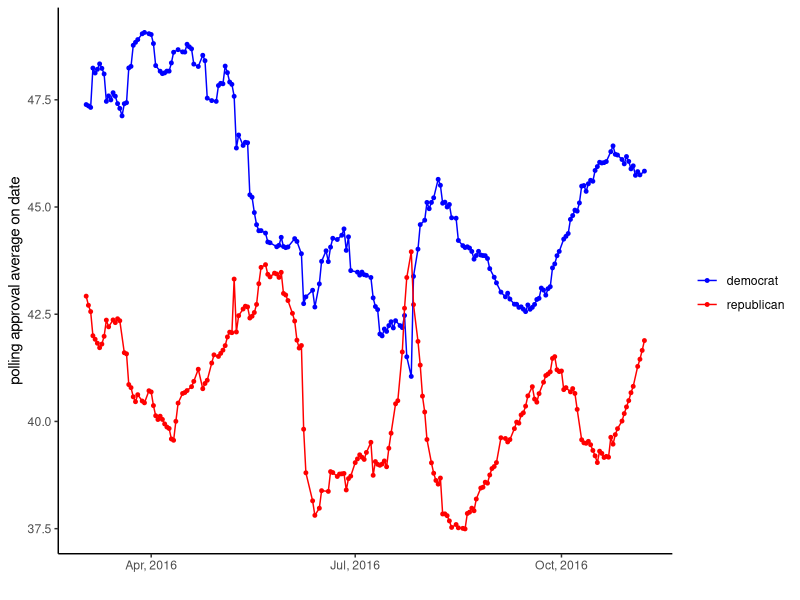
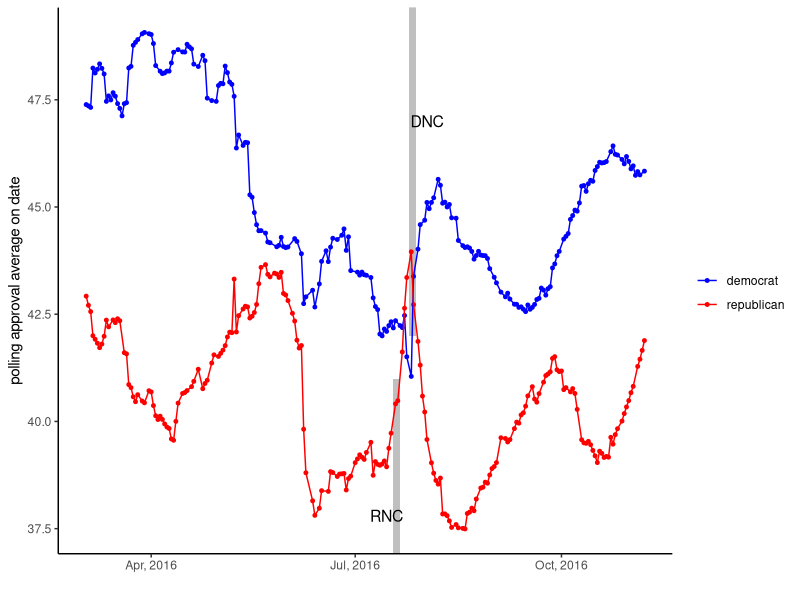
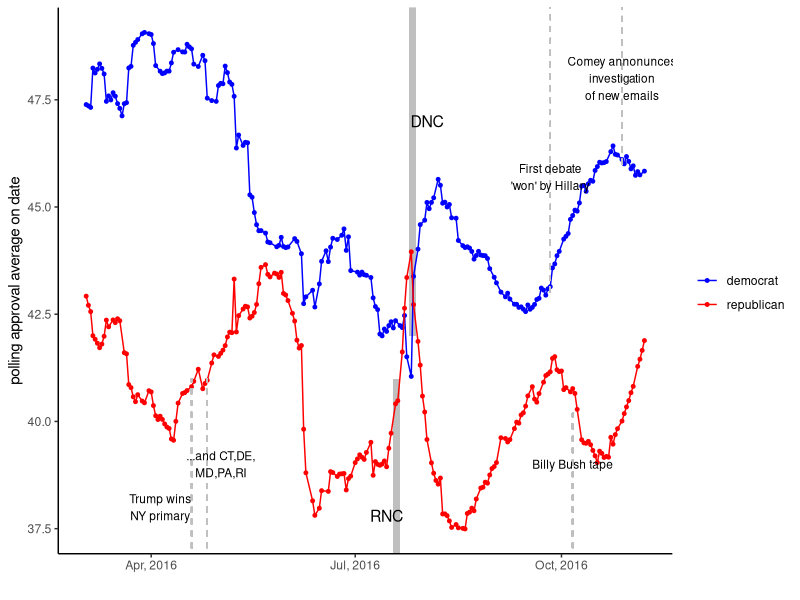
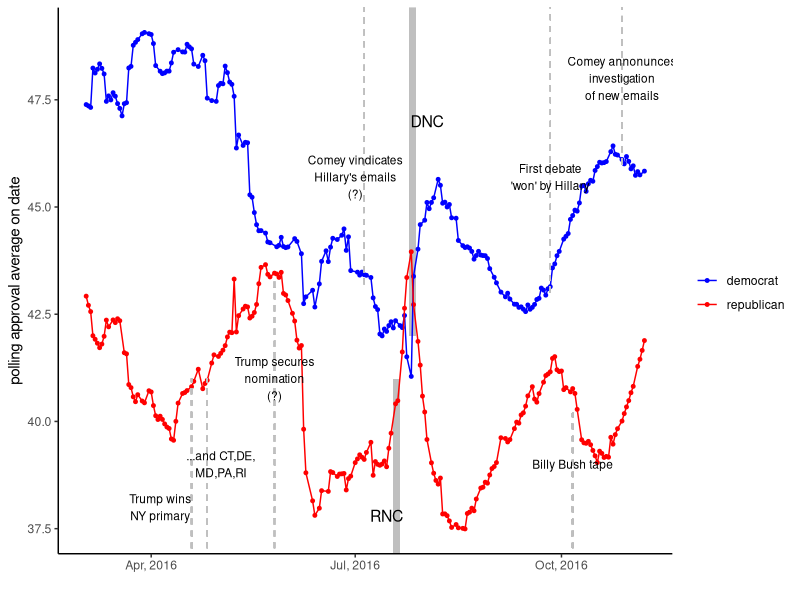
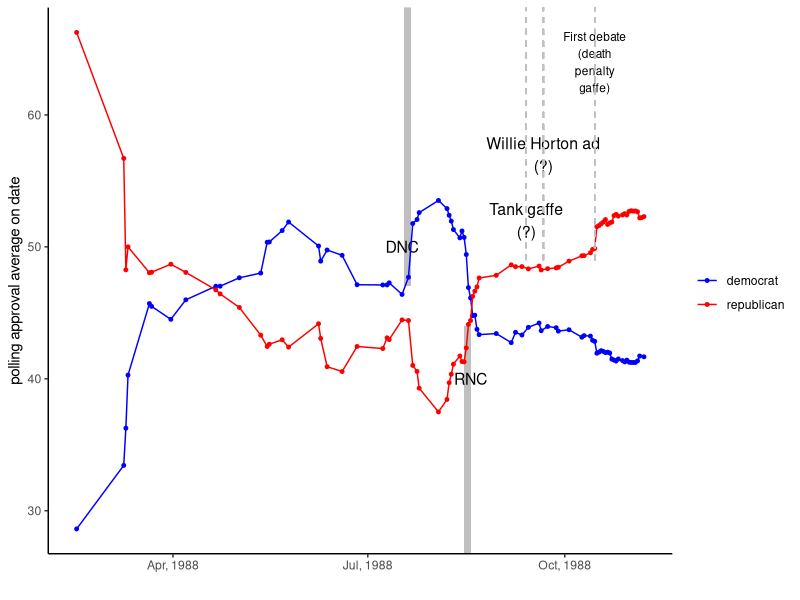
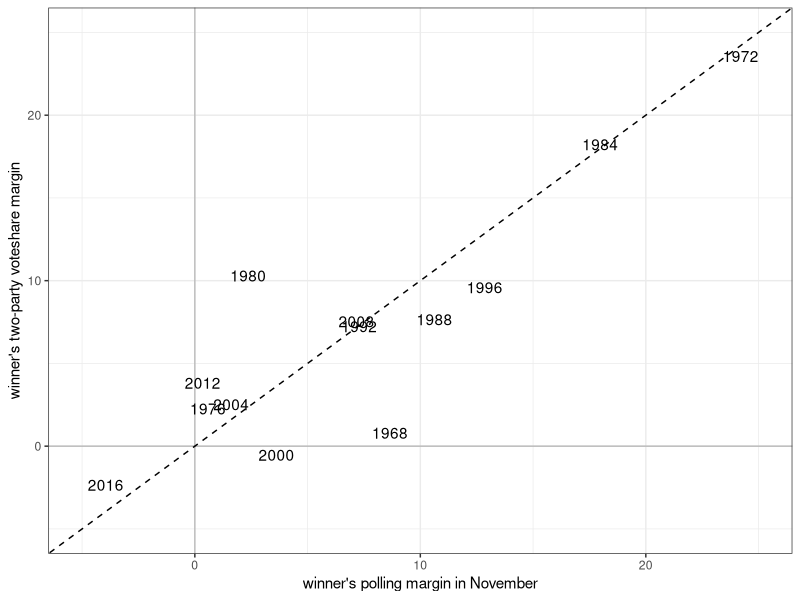
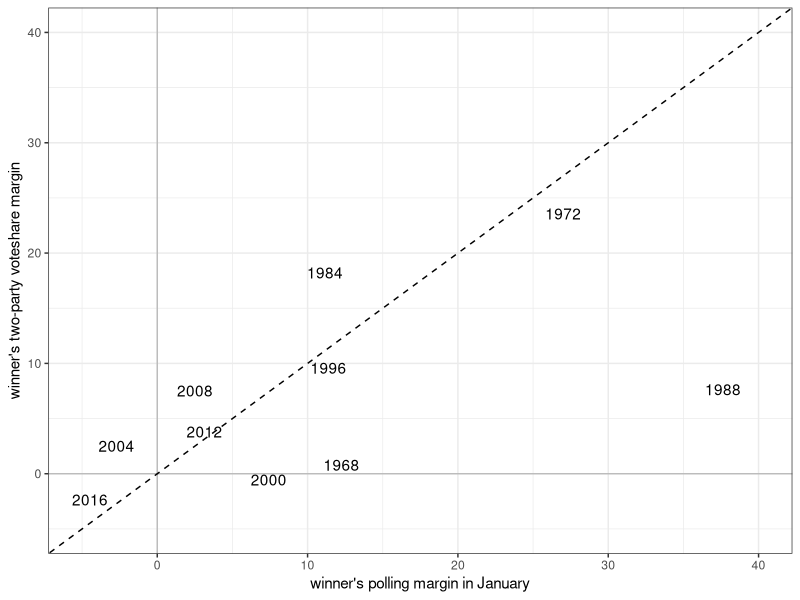

Write R code to recreate these figures, in order.
#### Polling ####
#### Gov 1347: Election Analysis (2020)
#### TFs: Soubhik Barari, Sun Young Park

####----------------------------------------------------------#
#### Pre-amble ####
####----------------------------------------------------------#

## install via `install.packages("name")`
library(tidyverse)
library(ggplot2)

## set working directory here

setwd("/Users/samlowry/iCloud Drive (Archive) - 1/Documents/rstudio/Enos/1347_labs/03-Polling")


####----------------------------------------------------------#
#### Quantitatively describing the polls ####
#### - How do polls fluctuate across state, time, and year?
####----------------------------------------------------------#

poll_df <- read_csv("data/pollavg_1968-2016.csv")

####------- 2016 poll average across time ------ ####

poll_df %>%
  filter(year == 2016) %>%
  ggplot(aes(x = poll_date, y = avg_support, colour = party)) +
    geom_point(size = 1) +
    geom_line() +
    scale_x_date(date_labels = "%b, %Y") +
    scale_color_manual(values = c("blue","red"), name = "") +
    ylab("polling approval average on date") + xlab("") +
    theme_classic()

## DNC & RNC bump in 2016:

poll_df %>%
  filter(year == 2016) %>%
  ggplot(aes(x = poll_date, y = avg_support, colour = party)) +
    geom_rect(xmin=as.Date("2016-07-18"), xmax=as.Date("2016-07-21"), ymin=0, ymax=41, alpha=0.1, colour=NA, fill="grey") +
    annotate("text", x=as.Date("2016-07-15"), y=37.8, label="RNC", size=4) +
    geom_rect(xmin=as.Date("2016-07-25"), xmax=as.Date("2016-07-28"), ymin=42, ymax=100, alpha=0.1, colour=NA, fill="grey") +
    annotate("text", x=as.Date("2016-08-02"), y=47, label="DNC", size=4) +

    geom_point(size = 1) +
    geom_line() +

    scale_x_date(date_labels = "%b, %Y") +
    scale_color_manual(values = c("blue","red"), name = "") +
    ylab("polling approval average on date") + xlab("") +
    theme_classic()

## 'Game-changers' in 2016:

poll_df %>%
  filter(year == 2016) %>%
  ggplot(aes(x = poll_date, y = avg_support, colour = party)) +
    geom_rect(xmin=as.Date("2016-07-18"), xmax=as.Date("2016-07-21"), ymin=0, ymax=41, alpha=0.1, colour=NA, fill="grey") +
    annotate("text", x=as.Date("2016-07-15"), y=37.8, label="RNC", size=4) +
    geom_rect(xmin=as.Date("2016-07-25"), xmax=as.Date("2016-07-28"), ymin=42, ymax=100, alpha=0.1, colour=NA, fill="grey") +
    annotate("text", x=as.Date("2016-08-02"), y=47, label="DNC", size=4) +
  
    geom_point(size = 1) +
    geom_line() +
  
    geom_segment(x=as.Date("2016-04-19"), xend=as.Date("2016-04-19"),y=0,yend=41, lty=2, color="grey", alpha=0.4) +
    annotate("text", x=as.Date("2016-04-05"), y=38, label="Trump wins\nNY primary", size=3) +
    geom_segment(x=as.Date("2016-04-26"), xend=as.Date("2016-04-26"), y=0, yend=41, lty=2, color="grey", alpha=0.4) +
    annotate("text", x=as.Date("2016-05-02"), y=39, label="...and CT,DE,\nMD,PA,RI", size=3) +

    geom_segment(x=as.Date("2016-09-26"), xend=as.Date("2016-09-26"),y=43,yend=100, lty=2, color="grey", alpha=0.4) +
      annotate("text", x=as.Date("2016-09-26"), y=45.7, label="First debate\n'won' by Hillary", size=3) +
    geom_segment(x=as.Date("2016-10-06"), xend=as.Date("2016-10-06"),y=0,yend=40.2, lty=2, color="grey", alpha=0.4) +
      annotate("text", x=as.Date("2016-10-06"), y=39, label="Billy Bush tape", size=3) +
    geom_segment(x=as.Date("2016-10-28"), xend=as.Date("2016-10-28"),y=46,yend=100, lty=2, color="grey", alpha=0.4) +
        annotate("text", x=as.Date("2016-10-28"), y=48, label="Comey annonunces\ninvestigation\nof new emails", size=3) +
      scale_x_date(date_labels = "%b, %Y") +
    scale_color_manual(values = c("blue","red"), name = "") +
    ylab("polling approval average on date") + xlab("") +
    theme_classic()

## 'Game-changers' in 2016 that weren't poll-changers:

poll_df %>%
    filter(year == 2016) %>%
    ggplot(aes(x = poll_date, y = avg_support, colour = party)) +
    geom_rect(xmin=as.Date("2016-07-18"), xmax=as.Date("2016-07-21"), ymin=0, ymax=41, alpha=0.1, colour=NA, fill="grey") +
    annotate("text", x=as.Date("2016-07-15"), y=37.8, label="RNC", size=4) +
    geom_rect(xmin=as.Date("2016-07-25"), xmax=as.Date("2016-07-28"), ymin=42, ymax=100, alpha=0.1, colour=NA, fill="grey") +
    annotate("text", x=as.Date("2016-08-02"), y=47, label="DNC", size=4) +
    
    geom_point(size = 1) +
    geom_line() +
    
    geom_segment(x=as.Date("2016-04-19"), xend=as.Date("2016-04-19"),y=0,yend=41, lty=2, color="grey", alpha=0.4) +
    annotate("text", x=as.Date("2016-04-05"), y=38, label="Trump wins\nNY primary", size=3) +
    geom_segment(x=as.Date("2016-04-26"), xend=as.Date("2016-04-26"), y=0, yend=41, lty=2, color="grey", alpha=0.4) +
    annotate("text", x=as.Date("2016-05-02"), y=39, label="...and CT,DE,\nMD,PA,RI", size=3) +
    geom_segment(x=as.Date("2016-05-26"), xend=as.Date("2016-05-26"), y=0, yend=43.3, lty=2, color="grey", alpha=0.4) +
    annotate("text", x=as.Date("2016-05-26"), y=41, label="Trump secures\nnomination\n(?)", size=3) +
    geom_segment(x=as.Date("2016-07-05"), xend=as.Date("2016-07-05"),y=43.2,yend=100, lty=2, color="grey", alpha=0.4) +
    annotate("text", x=as.Date("2016-07-01"), y=45.7, label="Comey vindicates\nHillary's emails\n(?)", size=3) +
    geom_segment(x=as.Date("2016-09-26"), xend=as.Date("2016-09-26"),y=43,yend=100, lty=2, color="grey", alpha=0.4) +
    annotate("text", x=as.Date("2016-09-26"), y=45.7, label="First debate\n'won' by Hillary", size=3) +
    geom_segment(x=as.Date("2016-10-06"), xend=as.Date("2016-10-06"),y=0,yend=40.2, lty=2, color="grey", alpha=0.4) +
    annotate("text", x=as.Date("2016-10-06"), y=39, label="Billy Bush tape", size=3) +
    geom_segment(x=as.Date("2016-10-28"), xend=as.Date("2016-10-28"),y=46,yend=100, lty=2, color="grey", alpha=0.4) +
    annotate("text", x=as.Date("2016-10-28"), y=48, label="Comey annonunces\ninvestigation\nof new emails", size=3) +
    scale_x_date(date_labels = "%b, %Y") +
    scale_color_manual(values = c("blue","red"), name = "") +
    ylab("polling approval average on date") + xlab("") +
    theme_classic()

####------- 2088 poll average across time ------ ####

## 'Game-changers and bumps in the 1988 campaigns:

poll_df %>%
    filter(year == 1988) %>%
    ggplot(aes(x = poll_date, y = avg_support, colour = party)) +
    geom_rect(xmin=as.Date("1988-07-18"), xmax=as.Date("1988-07-21"), ymin=47, ymax=100, alpha=0.1, colour=NA, fill="grey") +
    annotate("text", x=as.Date("1988-07-17"), y=50, label="DNC", size=4) +
    geom_rect(xmin=as.Date("1988-08-15"), xmax=as.Date("1988-08-18"), ymin=0, ymax=44, alpha=0.1, colour=NA, fill="grey") +
    annotate("text", x=as.Date("1988-08-18"), y=40, label="RNC", size=4) +
    
    geom_point(size = 1) +
    geom_line() + 
    
    geom_segment(x=as.Date("1988-09-13"), xend=as.Date("1988-09-13"),y=49,yend=100, lty=2, color="grey", alpha=0.4) +
    annotate("text", x=as.Date("1988-09-13"), y=52, label="Tank gaffe\n(?)", size=4) +
    annotate("text", x=as.Date("1988-09-21"), y=57, label="Willie Horton ad\n(?)", size=4) +
    geom_segment(x=as.Date("1988-09-21"), xend=as.Date("1988-09-21"),y=49,yend=100, lty=2, color="grey", alpha=0.4) +
    annotate("text", x=as.Date("1988-10-15"), y=64, label="First debate\n(death\npenalty\ngaffe)", size=3) +
    geom_segment(x=as.Date("1988-10-15"), xend=as.Date("1988-10-15"),y=49,yend=100, lty=2, color="grey", alpha=0.4) +
    scale_x_date(date_labels = "%b, %Y") +
    scale_color_manual(values = c("blue","red"), name = "") +
    ylab("polling approval average on date") + xlab("") +
    theme_classic()

####----------------------------------------------------------#
#### Describing the relationship between polls and election outcomes ####
#### - How early can the polls predict election results?
####----------------------------------------------------------#

## Does the November poll predict the election?

popvote_df <- read_csv("data/popvote_1948-2016.csv")

pollnov_df <- poll_df %>%
  group_by(year, party) %>%
  top_n(1, poll_date)

pollnov_vote_margin_df <- pollnov_df %>%
  left_join(popvote_df, by = c("year"="year", "party"="party")) %>%
  group_by(year) %>% arrange(-winner) %>% 
  summarise(pv2p_margin=first(pv2p)-last(pv2p), 
            pv2p_winner=first(pv2p),
            poll_margin=first(avg_support)-last(avg_support))

# Correlation between November poll margin and two-party PV margin is:

cor(pollnov_vote_margin_df$pv2p_margin, pollnov_vote_margin_df$poll_margin) # 0.87

pollnov_vote_margin_df %>%
  ggplot(aes(x=poll_margin, y=pv2p_margin,
             label=year)) + 
    geom_text() +
    xlim(c(-5, 25)) + ylim(c(-5, 25)) +
    geom_abline(slope=1, lty=2) +
    geom_vline(xintercept=0, alpha=0.2) + 
    geom_hline(yintercept=0, alpha=0.2) +
    xlab("winner's polling margin in November") +
    ylab("winner's two-party voteshare margin") +
    theme_bw()

## What about the earliest polls at the start of the race?
# Does the January poll predict the election? Do we know the result by then?

polljan_vote_margin_df <- poll_df %>% 
  group_by(year, party) %>%
  top_n(-1, poll_date) %>% ## this is all that changes from the last codeblock
  left_join(popvote_df, by = c("year"="year", "party"="party")) %>%
  group_by(year) %>% arrange(-winner) %>% 
  summarise(pv2p_margin=first(pv2p)-last(pv2p), 
            pv2p_winner=first(pv2p),
            poll_margin=first(avg_support)-last(avg_support))

polljan_vote_margin_df %>%
  ggplot(aes(x=poll_margin, y=pv2p_margin, label=year)) + 
    geom_text() +
    xlim(c(-5, 40)) + ylim(c(-5, 40)) +
    geom_abline(slope=1, lty=2) +
    geom_vline(xintercept=0, alpha=0.2) + 
    geom_hline(yintercept=0, alpha=0.2) +
    xlab("winner's polling margin in January") +
    ylab("winner's two-party voteshare margin") +
    theme_bw()#
